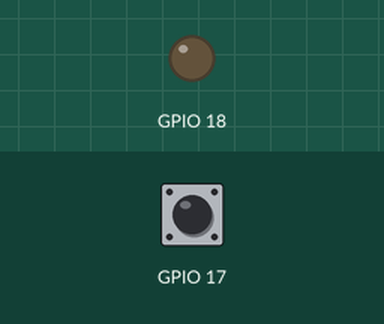
This program was run on a simulated Raspberry Pi (BCM pin numbers). Parts: output pins drawn as LEDs (lit = HIGH). Dashed ring = blinking. The test bench sets the inputs (shaded band); at power-on: GPIO 17 HIGH. What the program prints to the terminal is not drawn.

Above: at 1.2 s.
1.3 s: GPIO 17 pulled LOW for 0.15 s
At 2.05 s:
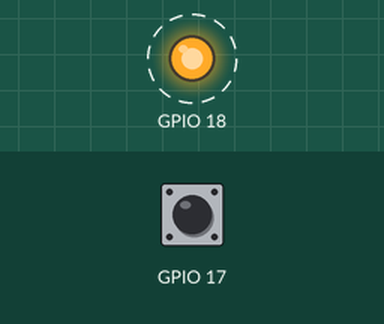
4.3 s: GPIO 17 pulled LOW for 1 s
At 5.05 s:
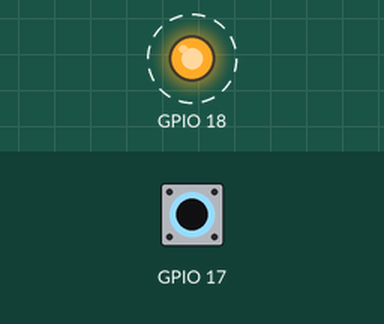
7.6 s: GPIO 17 pulled LOW for 3.2 s
At 10.4 s:
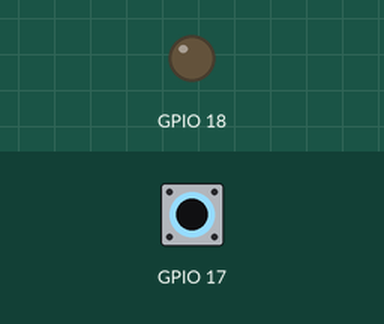
Timing chart, 0 to 11.9 s (numbered marks = the images above; inputs shaded):
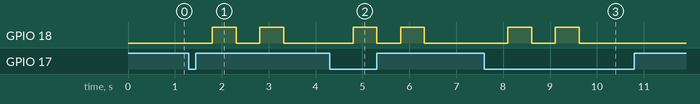

The program:

start.py
```python
#!/usr/bin/env python
try:
    import RPi.GPIO as GPIO
    from time import sleep
    from os import getenv

    GPIO.setmode(GPIO.BCM)

    channel_switch = int(getenv('CHANNEL_SWITCH', 17))
    channel_led = int(getenv('CHANNEL_LED', 18))
    pwm_cycle = float(getenv('PWM_CYCLE', 0.005))
    num_flashes = int(getenv('NUM_FLASHES', 3))

    GPIO.setup(channel_led, GPIO.OUT)
    pwm_led = GPIO.PWM(channel_led, 100)
    pwm_led.start(0)

    def callback_flash(channel):
        for flashes in range(1, num_flashes):
            for i in range(0,101):      # 101 because it stops when it finishes 100
                pwm_led.ChangeDutyCycle(i)
                sleep(pwm_cycle)
            for i in range(100,-1,-1):      # from 100 to zero in steps of -1
                pwm_led.ChangeDutyCycle(i)
                sleep(pwm_cycle)

    GPIO.setup(channel_switch, GPIO.IN, pull_up_down=GPIO.PUD_UP)
    GPIO.add_event_detect(channel_switch, GPIO.FALLING, callback=callback_flash, bouncetime=1000)

    print ("Ready")
    while True:
        sleep(1000)
except KeyboardInterrupt:
    pwm_led.stop()
    GPIO.cleanup()
except RuntimeError:
    pwm_led.stop()
    GPIO.cleanup()
```

Measured:
- after the input at 1.3 s, GPIO 18: alternates HIGH for 0.51 s and LOW for 0.51 s, starting after 0.50 s
- after the input at 4.3 s, GPIO 18: alternates HIGH for 0.51 s and LOW for 0.51 s, 4 changes in all, then stays LOW, starting after 0.50 s
- after the input at 7.6 s, GPIO 18: alternates HIGH for 0.51 s and LOW for 0.51 s, 4 changes in all, then stays LOW, starting after 0.50 s
